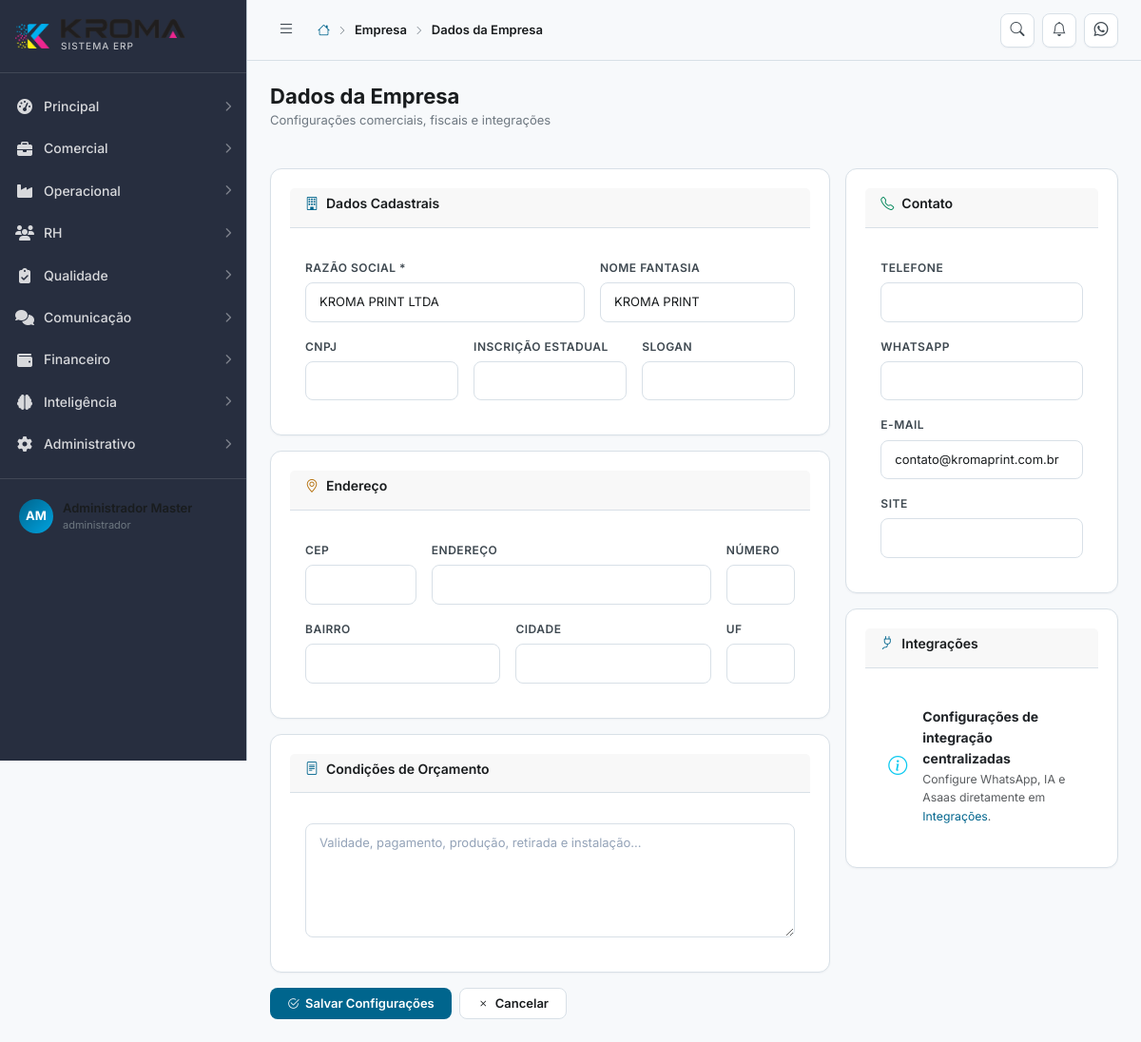
Page /empresa (signed in) on the committed database.
### tables this page shows
CREATE TABLE IF NOT EXISTS empresas (
    id              INT UNSIGNED AUTO_INCREMENT PRIMARY KEY,
    razao_social    VARCHAR(200) NOT NULL,
    nome_fantasia   VARCHAR(200),
    cnpj            VARCHAR(18),
    ie              VARCHAR(30),
    im              VARCHAR(30),
    endereco        VARCHAR(300),
    numero          VARCHAR(20),
    complemento     VARCHAR(100),
    bairro          VARCHAR(100),
    cidade          VARCHAR(100),
    estado          CHAR(2),
    cep             VARCHAR(9),
    telefone        VARCHAR(20),
    whatsapp        VARCHAR(20),
    email           VARCHAR(150),
    site            VARCHAR(200),
    logo            VARCHAR(300),
    slogan          VARCHAR(300),
    descricao       TEXT,
    cabecalho_orcamento TEXT,
    rodape_orcamento    TEXT,
    condicoes_orcamento TEXT,
    validade_orcamento  INT DEFAULT 7,
    token_whatsapp  VARCHAR(300),
    endpoint_whatsapp VARCHAR(300),
    modo_whatsapp   ENUM('simulado','producao') DEFAULT 'simulado',
    chave_openai    VARCHAR(300),
    chave_gemini    VARCHAR(300),
    modo_ia         ENUM('simulado','producao') DEFAULT 'simulado',
    provedor_ia     ENUM('openai','gemini') DEFAULT 'openai',
    modelo_ia       VARCHAR(100) DEFAULT 'gpt-5.5',
    prompt_padrao_ia TEXT,
    limite_ia_diario INT DEFAULT 100,
    chave_asaas     VARCHAR(300),
    ambiente_asaas  ENUM('sandbox','producao') DEFAULT 'sandbox',
    webhook_viicio_token VARCHAR(160),
    webhook_asaas_token  VARCHAR(160),
    created_at      DATETIME DEFAULT CURRENT_TIMESTAMP,
    updated_at      DATETIME DEFAULT CURRENT_TIMESTAMP ON UPDATE CURRENT_TIMESTAMP
);

### app/Controllers/EmpresaController.php (called while the page is built, shortened)
<?php
class EmpresaController
{
    public function configuracoes(): void
    {
        $empresa = $this->carregarEmpresa();
        require APP_PATH . '/Views/empresa/configuracoes.php';
        require APP_PATH . '/Views/layouts/main.php';
    }
    private function carregarEmpresa(): ?array
    {
        try {
            return db()->query("SELECT * FROM empresas ORDER BY id LIMIT 1")->fetch() ?: null;
        } catch (\Exception $e) {
            return null;
        }
    }
}

### index.php (called while the page is built, shortened)
<?php
require_once CONFIG_PATH . '/database.php';
require_once APP_PATH . '/Services/Router.php';
$router = new App\Services\Router();
$router->dispatch();

### config/database.php (called while the page is built, shortened)
<?php
class Database
{
    private static ?PDO $instance = null;
    public static function getInstance(): PDO
    {
        if (self::$instance === null) {
            try {
                $dsn = sprintf(
                    'mysql:host=%s;port=%s;dbname=%s;charset=%s',
                    DB_HOST, DB_PORT, DB_NAME, DB_CHARSET
                );
                self::$instance = new PDO($dsn, DB_USER, DB_PASS, [
                    PDO::ATTR_ERRMODE            => PDO::ERRMODE_EXCEPTION,
                    PDO::ATTR_DEFAULT_FETCH_MODE => PDO::FETCH_ASSOC,
                    PDO::ATTR_EMULATE_PREPARES   => false,
                    PDO::MYSQL_ATTR_INIT_COMMAND => "SET NAMES utf8mb4 COLLATE utf8mb4_unicode_ci",
                ]);
            } catch (PDOException $e) {
                if (APP_ENV === 'development') {
                    die('Erro de conexão com banco de dados: ' . $e->getMessage());
                } else {
                    die('Erro interno do sistema. Tente novamente mais tarde.');
                }
            }
        }
        return self::$instance;
    }
}
function db(): PDO
{
    return Database::getInstance();
}

### app/Views/empresa/configuracoes.php (the view, shortened to what this page needs)
<?php
$empresa = $empresa ?? [];
?>
<form action="<?= APP_URL ?>/empresa" method="POST" data-loading>
    <div class="row g-3">
        <div class="col-lg-8">
            <div class="card mb-3">
                <div class="card-header">
                    <h6 class="card-title"><i class="bi bi-building me-2 text-primary-kroma"></i>Dados Cadastrais</h6>
                </div>
                <div class="p-3">
                    <div class="row g-3">
                        <div class="col-md-7">
                            <label class="form-label">Razão Social *</label>
                            <input class="form-control" name="razao_social" required value="<?= htmlspecialchars($empresa['razao_social'] ?? '') ?>">
                        </div>
                        <div class="col-md-5">
                            <label class="form-label">Nome Fantasia</label>
                            <input class="form-control" name="nome_fantasia" value="<?= htmlspecialchars($empresa['nome_fantasia'] ?? '') ?>">
                        </div>
                        <div class="col-md-4">
                            <label class="form-label">CNPJ</label>
                            <input class="form-control" name="cnpj" data-mask="cnpj" value="<?= htmlspecialchars($empresa['cnpj'] ?? '') ?>">
                        </div>
                        <div class="col-md-4">
                            <label class="form-label">Inscrição Estadual</label>
                            <input class="form-control" name="ie" value="<?= htmlspecialchars($empresa['ie'] ?? '') ?>">
                        </div>
                        <div class="col-md-4">
                            <label class="form-label">Slogan</label>
                            <input class="form-control" name="slogan" value="<?= htmlspecialchars($empresa['slogan'] ?? '') ?>">
                        </div>
                    </div>
                </div>
            </div>
            <div class="card mb-3">
                <div class="card-header">
                    <h6 class="card-title"><i class="bi bi-geo-alt me-2 text-warning-kroma"></i>Endereço</h6>
                </div>
                <div class="p-3">
                    <div class="row g-3">
                        <div class="col-md-3"><label class="form-label">CEP</label><input class="form-control" name="cep" data-mask="cep" value="<?= htmlspecialchars($empresa['cep'] ?? '') ?>"></div>
                        <div class="col-md-7"><label class="form-label">Endereço</label><input class="form-control" name="endereco" value="<?= htmlspecialchars($empresa['endereco'] ?? '') ?>"></div>
                        <div class="col-md-2"><label class="form-label">Número</label><input class="form-control" name="numero" value="<?= htmlspecialchars($empresa['numero'] ?? '') ?>"></div>
                        <div class="col-md-5"><label class="form-label">Bairro</label><input class="form-control" name="bairro" value="<?= htmlspecialchars($empresa['bairro'] ?? '') ?>"></div>
                        <div class="col-md-5"><label class="form-label">Cidade</label><input class="form-control" name="cidade" value="<?= htmlspecialchars($empresa['cidade'] ?? '') ?>"></div>
                        <div class="col-md-2"><label class="form-label">UF</label><input class="form-control" maxlength="2" name="estado" value="<?= htmlspecialchars($empresa['estado'] ?? '') ?>"></div>
                    </div>
                </div>
            </div>
            <div class="card">
                <div class="card-header">
                    <h6 class="card-title"><i class="bi bi-file-text me-2 text-primary-kroma"></i>Condições de Orçamento</h6>
                </div>
                <div class="p-3">
                    <textarea class="form-control" name="condicoes_orcamento" rows="5" placeholder="Validade, pagamento, produção, retirada e instalação..."><?= htmlspecialchars($empresa['condicoes_orcamento'] ?? '') ?></textarea>
                </div>
            </div>
        </div>
        <div class="col-lg-4">
            <div class="card mb-3">
                <div class="card-header">
                    <h6 class="card-title"><i class="bi bi-telephone me-2 text-success-kroma"></i>Contato</h6>
                </div>
                <div class="p-3">
                    <label class="form-label">Telefone</label>
                    <input class="form-control mb-3" name="telefone" data-mask="telefone" value="<?= htmlspecialchars($empresa['telefone'] ?? '') ?>">
                    <label class="form-label">WhatsApp</label>
                    <input class="form-control mb-3" name="whatsapp" data-mask="telefone" value="<?= htmlspecialchars($empresa['whatsapp'] ?? '') ?>">
                    <label class="form-label">E-mail</label>
                    <input class="form-control mb-3" type="email" name="email" value="<?= htmlspecialchars($empresa['email'] ?? '') ?>">
                    <label class="form-label">Site</label>
                    <input class="form-control" name="site" value="<?= htmlspecialchars($empresa['site'] ?? '') ?>">
                </div>
            </div>
            <div class="card">
                <div class="card-header">
                    <h6 class="card-title"><i class="bi bi-plug me-2 text-primary-kroma"></i>Integrações</h6>
                </div>
                <div class="p-3">
                    <div class="d-flex align-items-center gap-3 p-2 border-kroma rounded-kroma">
                        <i class="bi bi-info-circle text-info fs-5"></i>
                        <div>
                            <div class="fw-bold">Configurações de integração centralizadas</div>
                            <div class="small text-muted">Configure WhatsApp, IA e Asaas diretamente em <a href="<?= APP_URL ?>/integracoes">Integrações</a>.</div>
                        </div>
                    </div>
                </div>
            </div>
        </div>
    </div>
    <div class="d-flex gap-2 mt-3">
        <button class="btn btn-primary" type="submit"><i class="bi bi-check2-circle"></i> Salvar Configurações</button>
        <a class="btn btn-secondary" href="<?= APP_URL ?>/dashboard"><i class="bi bi-x"></i> Cancelar</a>
    </div>
</form>

### app/Services/Router.php (shortened to what this page needs)
<?php
class Router
{
    private array $routes = [];
    private string $basePath = '';
    public function __construct()
    {
        $scriptDir = dirname($_SERVER['SCRIPT_NAME']);
        $this->basePath = rtrim($scriptDir, '/');
    }
    private function addRoute(string $method, string $path, $handler): void
    {
        $this->routes[] = [
            'method'  => $method,
            'path'    => $path,
            'handler' => $handler,
        ];
    }
    public function dispatch(): void
    {
        $method = $_SERVER['REQUEST_METHOD'];
        $uri    = $_SERVER['REQUEST_URI'];
        $uri = '/' . ltrim(substr($uri, strlen($this->basePath)), '/');
        $uri = rtrim($uri, '/') ?: '/';
        foreach ($this->routes as $route) {
            if ($route['method'] !== $method) continue;
            $pattern = $this->pathToRegex($route['path']);
            if (preg_match($pattern, $uri, $matches)) {
                $params = array_filter($matches, 'is_string', ARRAY_FILTER_USE_KEY);
                $this->callHandler($route['handler'], $params);
                return;
            }
        }
    }
    private function pathToRegex(string $path): string
    {
        $pattern = preg_replace('/\/:([^\/]+)/', '/(?P<$1>[^/]+)', $path);
        return '#^' . $pattern . '$#';
    }
    private function callHandler($handler, array $params): void
    {
        if (is_string($handler) && strpos($handler, '@') !== false) {
            [$class, $method] = explode('@', $handler);
            $controller = new $fullClass();
            call_user_func_array([$controller, $method], $params);
            return;
        }
    }
}

### rows in the picture
empresas: razao_social "KROMA PRINT LTDA", nome_fantasia "KROMA PRINT", email "contato@kromaprint.com.br"

### other values in the picture
$crumb['label'] "Empresa"
